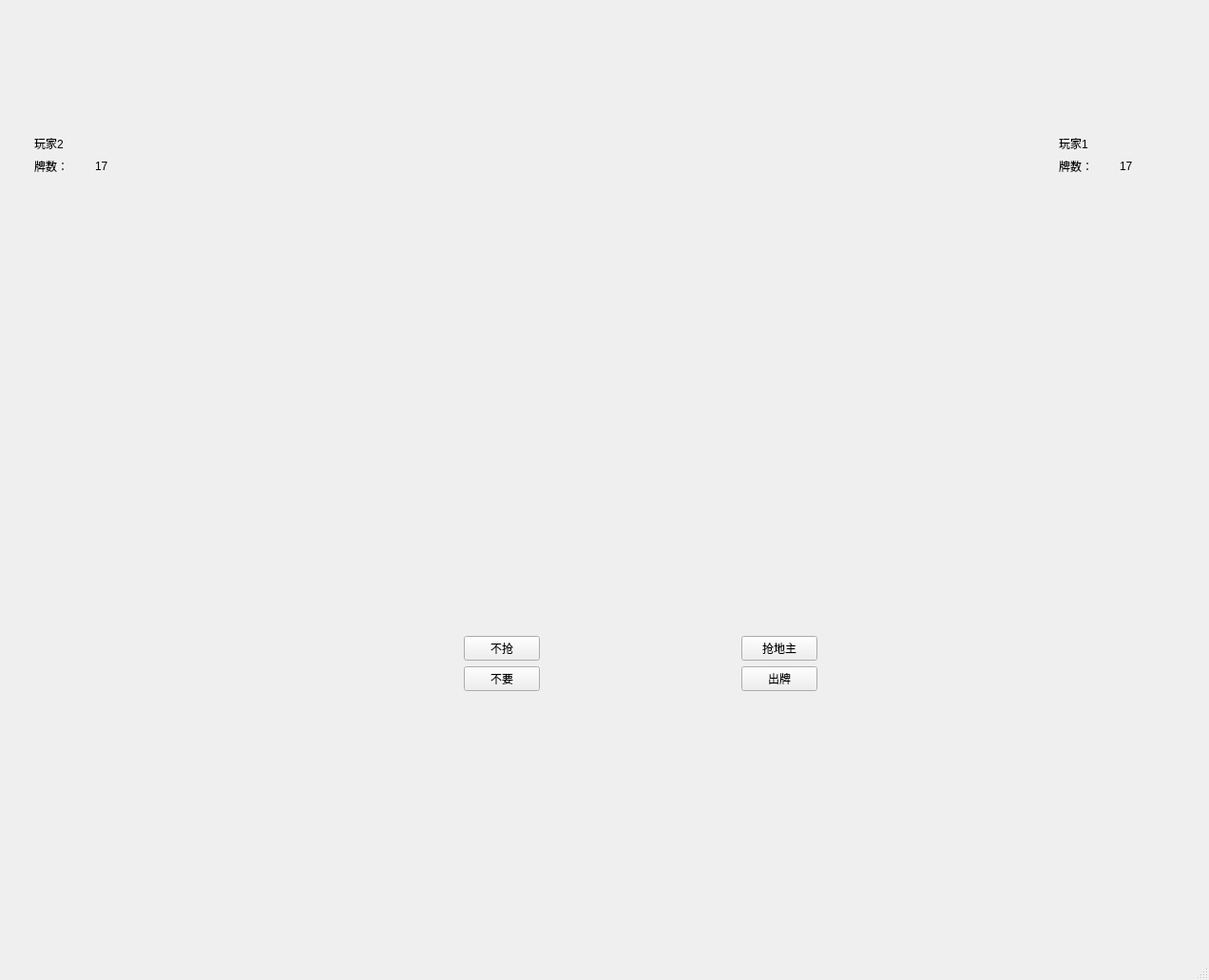
<?xml version="1.0" encoding="UTF-8"?>
<ui version="4.0">
 <class>MainWindow</class>
 <widget class="QMainWindow" name="MainWindow">
  <property name="geometry">
   <rect>
    <x>0</x>
    <y>0</y>
    <width>1272</width>
    <height>1031</height>
   </rect>
  </property>
  <property name="minimumSize">
   <size>
    <width>1080</width>
    <height>788</height>
   </size>
  </property>
  <property name="windowTitle">
   <string>MainWindow</string>
  </property>
  <widget class="QWidget" name="centralwidget">
   <layout class="QGridLayout" name="gridLayout_7">
    <item row="0" column="0">
     <widget class="QStackedWidget" name="stackedWidget">
      <property name="currentIndex">
       <number>0</number>
      </property>
      <widget class="QWidget" name="page">
       <layout class="QGridLayout" name="gridLayout_8">
        <item row="0" column="0" colspan="2">
         <spacer name="horizontalSpacer_9">
          <property name="orientation">
           <enum>Qt::Horizontal</enum>
          </property>
          <property name="sizeHint" stdset="0">
           <size>
            <width>258</width>
            <height>20</height>
           </size>
          </property>
         </spacer>
        </item>
        <item row="0" column="2">
         <widget class="QLabel" name="labelCard_0">
          <property name="minimumSize">
           <size>
            <width>240</width>
            <height>100</height>
           </size>
          </property>
          <property name="maximumSize">
           <size>
            <width>16777215</width>
            <height>120</height>
           </size>
          </property>
          <property name="text">
           <string/>
          </property>
          <property name="scaledContents">
           <bool>true</bool>
          </property>
         </widget>
        </item>
        <item row="0" column="3" colspan="2">
         <spacer name="horizontalSpacer_10">
          <property name="orientation">
           <enum>Qt::Horizontal</enum>
          </property>
          <property name="sizeHint" stdset="0">
           <size>
            <width>258</width>
            <height>20</height>
           </size>
          </property>
         </spacer>
        </item>
        <item row="1" column="0" colspan="5">
         <widget class="QWidget" name="widget_4" native="true">
          <property name="autoFillBackground">
           <bool>true</bool>
          </property>
          <layout class="QGridLayout" name="gridLayout_6">
           <item row="0" column="0">
            <widget class="QWidget" name="widget_3" native="true">
             <property name="minimumSize">
              <size>
               <width>140</width>
               <height>0</height>
              </size>
             </property>
             <property name="maximumSize">
              <size>
               <width>16777215</width>
               <height>90</height>
              </size>
             </property>
             <layout class="QGridLayout" name="gridLayout_4">
              <item row="0" column="0">
               <widget class="QLabel" name="labelPlayer2">
                <property name="minimumSize">
                 <size>
                  <width>40</width>
                  <height>0</height>
                 </size>
                </property>
                <property name="text">
                 <string>玩家2</string>
                </property>
                <property name="scaledContents">
                 <bool>true</bool>
                </property>
               </widget>
              </item>
              <item row="0" column="1">
               <widget class="QLabel" name="labelPlayerstatus2">
                <property name="minimumSize">
                 <size>
                  <width>0</width>
                  <height>0</height>
                 </size>
                </property>
                <property name="text">
                 <string/>
                </property>
               </widget>
              </item>
              <item row="1" column="0">
               <widget class="QLabel" name="label_2">
                <property name="text">
                 <string>牌数：</string>
                </property>
               </widget>
              </item>
              <item row="1" column="1">
               <widget class="QLabel" name="labelPlayerCard2">
                <property name="text">
                 <string>17</string>
                </property>
               </widget>
              </item>
             </layout>
            </widget>
           </item>
           <item row="0" column="1">
            <spacer name="horizontalSpacer_13">
             <property name="orientation">
              <enum>Qt::Horizontal</enum>
             </property>
             <property name="sizeHint" stdset="0">
              <size>
               <width>685</width>
               <height>20</height>
              </size>
             </property>
            </spacer>
           </item>
           <item row="0" column="2">
            <widget class="QWidget" name="widget_6" native="true">
             <property name="minimumSize">
              <size>
               <width>140</width>
               <height>0</height>
              </size>
             </property>
             <property name="maximumSize">
              <size>
               <width>16777215</width>
               <height>90</height>
              </size>
             </property>
             <layout class="QGridLayout" name="gridLayout_5">
              <item row="0" column="0">
               <widget class="QLabel" name="labelPlayer1">
                <property name="minimumSize">
                 <size>
                  <width>40</width>
                  <height>0</height>
                 </size>
                </property>
                <property name="text">
                 <string>玩家1</string>
                </property>
                <property name="scaledContents">
                 <bool>true</bool>
                </property>
               </widget>
              </item>
              <item row="0" column="1">
               <widget class="QLabel" name="labelPlayerstatus1">
                <property name="minimumSize">
                 <size>
                  <width>0</width>
                  <height>0</height>
                 </size>
                </property>
                <property name="text">
                 <string/>
                </property>
               </widget>
              </item>
              <item row="1" column="0">
               <widget class="QLabel" name="label_4">
                <property name="text">
                 <string>牌数：</string>
                </property>
               </widget>
              </item>
              <item row="1" column="1">
               <widget class="QLabel" name="labelPlayerCard1">
                <property name="text">
                 <string>17</string>
                </property>
               </widget>
              </item>
             </layout>
            </widget>
           </item>
          </layout>
         </widget>
        </item>
        <item row="2" column="2">
         <spacer name="verticalSpacer_5">
          <property name="orientation">
           <enum>Qt::Vertical</enum>
          </property>
          <property name="sizeHint" stdset="0">
           <size>
            <width>20</width>
            <height>119</height>
           </size>
          </property>
         </spacer>
        </item>
        <item row="3" column="2">
         <widget class="QLabel" name="label">
          <property name="minimumSize">
           <size>
            <width>0</width>
            <height>100</height>
           </size>
          </property>
          <property name="text">
           <string/>
          </property>
         </widget>
        </item>
        <item row="4" column="2">
         <spacer name="verticalSpacer_6">
          <property name="orientation">
           <enum>Qt::Vertical</enum>
          </property>
          <property name="sizeHint" stdset="0">
           <size>
            <width>20</width>
            <height>145</height>
           </size>
          </property>
         </spacer>
        </item>
        <item row="5" column="0">
         <spacer name="horizontalSpacer_14">
          <property name="orientation">
           <enum>Qt::Horizontal</enum>
          </property>
          <property name="sizeHint" stdset="0">
           <size>
            <width>90</width>
            <height>20</height>
           </size>
          </property>
         </spacer>
        </item>
        <item row="5" column="1" colspan="3">
         <widget class="QWidget" name="widget_2" native="true">
          <property name="minimumSize">
           <size>
            <width>800</width>
            <height>340</height>
           </size>
          </property>
          <layout class="QGridLayout" name="gridLayout">
           <item row="1" column="0">
            <widget class="QLabel" name="labelPlayerStatus">
             <property name="minimumSize">
              <size>
               <width>70</width>
               <height>20</height>
              </size>
             </property>
             <property name="text">
              <string/>
             </property>
            </widget>
           </item>
           <item row="2" column="0">
            <spacer name="verticalSpacer_4">
             <property name="orientation">
              <enum>Qt::Vertical</enum>
             </property>
             <property name="sizeHint" stdset="0">
              <size>
               <width>20</width>
               <height>83</height>
              </size>
             </property>
            </spacer>
           </item>
           <item row="0" column="0">
            <spacer name="verticalSpacer_3">
             <property name="orientation">
              <enum>Qt::Vertical</enum>
             </property>
             <property name="sizeHint" stdset="0">
              <size>
               <width>20</width>
               <height>83</height>
              </size>
             </property>
            </spacer>
           </item>
           <item row="0" column="1" rowspan="3">
            <widget class="QWidget" name="widget" native="true">
             <property name="minimumSize">
              <size>
               <width>700</width>
               <height>0</height>
              </size>
             </property>
             <layout class="QGridLayout" name="gridLayout_2">
              <item row="0" column="3">
               <widget class="QLabel" name="labelMessage">
                <property name="minimumSize">
                 <size>
                  <width>200</width>
                  <height>0</height>
                 </size>
                </property>
                <property name="text">
                 <string/>
                </property>
                <property name="alignment">
                 <set>Qt::AlignCenter</set>
                </property>
               </widget>
              </item>
              <item row="1" column="0">
               <spacer name="horizontalSpacer_6">
                <property name="orientation">
                 <enum>Qt::Horizontal</enum>
                </property>
                <property name="sizeHint" stdset="0">
                 <size>
                  <width>185</width>
                  <height>20</height>
                 </size>
                </property>
               </spacer>
              </item>
              <item row="1" column="1">
               <widget class="QPushButton" name="pushButtonNo">
                <property name="text">
                 <string>不抢</string>
                </property>
               </widget>
              </item>
              <item row="1" column="2" colspan="3">
               <spacer name="horizontalSpacer_7">
                <property name="orientation">
                 <enum>Qt::Horizontal</enum>
                </property>
                <property name="sizeHint" stdset="0">
                 <size>
                  <width>186</width>
                  <height>20</height>
                 </size>
                </property>
               </spacer>
              </item>
              <item row="1" column="5">
               <widget class="QPushButton" name="pushButtonYes">
                <property name="text">
                 <string>抢地主</string>
                </property>
               </widget>
              </item>
              <item row="1" column="6">
               <spacer name="horizontalSpacer_8">
                <property name="orientation">
                 <enum>Qt::Horizontal</enum>
                </property>
                <property name="sizeHint" stdset="0">
                 <size>
                  <width>185</width>
                  <height>20</height>
                 </size>
                </property>
               </spacer>
              </item>
              <item row="2" column="0">
               <spacer name="horizontalSpacer_3">
                <property name="orientation">
                 <enum>Qt::Horizontal</enum>
                </property>
                <property name="sizeHint" stdset="0">
                 <size>
                  <width>185</width>
                  <height>20</height>
                 </size>
                </property>
               </spacer>
              </item>
              <item row="2" column="1">
               <widget class="QPushButton" name="pushButtonNoCard">
                <property name="enabled">
                 <bool>true</bool>
                </property>
                <property name="text">
                 <string>不要</string>
                </property>
               </widget>
              </item>
              <item row="2" column="2" colspan="3">
               <spacer name="horizontalSpacer_4">
                <property name="orientation">
                 <enum>Qt::Horizontal</enum>
                </property>
                <property name="sizeHint" stdset="0">
                 <size>
                  <width>186</width>
                  <height>20</height>
                 </size>
                </property>
               </spacer>
              </item>
              <item row="2" column="5">
               <widget class="QPushButton" name="pushButtonOut">
                <property name="text">
                 <string>出牌</string>
                </property>
               </widget>
              </item>
              <item row="2" column="6">
               <spacer name="horizontalSpacer_5">
                <property name="orientation">
                 <enum>Qt::Horizontal</enum>
                </property>
                <property name="sizeHint" stdset="0">
                 <size>
                  <width>185</width>
                  <height>20</height>
                 </size>
                </property>
               </spacer>
              </item>
              <item row="3" column="0" colspan="7">
               <widget class="QLabel" name="labelCard">
                <property name="minimumSize">
                 <size>
                  <width>700</width>
                  <height>240</height>
                 </size>
                </property>
                <property name="text">
                 <string/>
                </property>
                <property name="scaledContents">
                 <bool>false</bool>
                </property>
               </widget>
              </item>
              <item row="0" column="0" colspan="3">
               <spacer name="horizontalSpacer_11">
                <property name="orientation">
                 <enum>Qt::Horizontal</enum>
                </property>
                <property name="sizeHint" stdset="0">
                 <size>
                  <width>314</width>
                  <height>23</height>
                 </size>
                </property>
               </spacer>
              </item>
              <item row="0" column="4" colspan="3">
               <spacer name="horizontalSpacer_12">
                <property name="orientation">
                 <enum>Qt::Horizontal</enum>
                </property>
                <property name="sizeHint" stdset="0">
                 <size>
                  <width>318</width>
                  <height>23</height>
                 </size>
                </property>
               </spacer>
              </item>
             </layout>
            </widget>
           </item>
          </layout>
         </widget>
        </item>
        <item row="5" column="4">
         <spacer name="horizontalSpacer_15">
          <property name="orientation">
           <enum>Qt::Horizontal</enum>
          </property>
          <property name="sizeHint" stdset="0">
           <size>
            <width>90</width>
            <height>20</height>
           </size>
          </property>
         </spacer>
        </item>
       </layout>
      </widget>
      <widget class="QWidget" name="page_2">
       <layout class="QGridLayout" name="gridLayout_3">
        <item row="0" column="1">
         <spacer name="verticalSpacer">
          <property name="orientation">
           <enum>Qt::Vertical</enum>
          </property>
          <property name="sizeHint" stdset="0">
           <size>
            <width>20</width>
            <height>240</height>
           </size>
          </property>
         </spacer>
        </item>
        <item row="1" column="0">
         <spacer name="horizontalSpacer">
          <property name="orientation">
           <enum>Qt::Horizontal</enum>
          </property>
          <property name="sizeHint" stdset="0">
           <size>
            <width>333</width>
            <height>20</height>
           </size>
          </property>
         </spacer>
        </item>
        <item row="1" column="1">
         <widget class="QPushButton" name="pushButton">
          <property name="text">
           <string>开始链结</string>
          </property>
         </widget>
        </item>
        <item row="1" column="2">
         <spacer name="horizontalSpacer_2">
          <property name="orientation">
           <enum>Qt::Horizontal</enum>
          </property>
          <property name="sizeHint" stdset="0">
           <size>
            <width>333</width>
            <height>20</height>
           </size>
          </property>
         </spacer>
        </item>
        <item row="2" column="1">
         <spacer name="verticalSpacer_2">
          <property name="orientation">
           <enum>Qt::Vertical</enum>
          </property>
          <property name="sizeHint" stdset="0">
           <size>
            <width>20</width>
            <height>240</height>
           </size>
          </property>
         </spacer>
        </item>
       </layout>
      </widget>
     </widget>
    </item>
   </layout>
  </widget>
  <widget class="QMenuBar" name="menubar">
   <property name="geometry">
    <rect>
     <x>0</x>
     <y>0</y>
     <width>1272</width>
     <height>21</height>
    </rect>
   </property>
  </widget>
  <widget class="QStatusBar" name="statusbar"/>
 </widget>
 <resources/>
 <connections/>
</ui>
